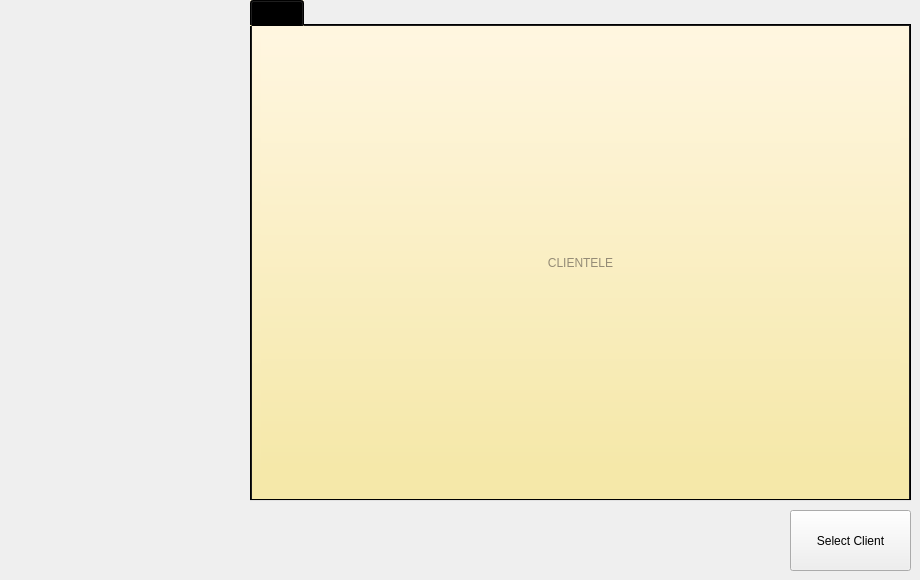
      <widget class="QWidget" name="selectClient_screen">
       <widget class="QTabWidget" name="selectClient">
        <property name="geometry">
         <rect>
          <x>250</x>
          <y>0</y>
          <width>661</width>
          <height>501</height>
         </rect>
        </property>
        <property name="styleSheet">
         <string notr="true">background-color: qlineargradient(spread:pad, x1:1, y1:0.948864, x2:1, y2:0, stop:0 rgba(245, 232, 169, 255), stop:1 rgba(255, 246, 224, 255));
alternate-background-color: rgb(255, 245, 205);</string>
        </property>
        <property name="currentIndex">
         <number>0</number>
        </property>
        <widget class="QWidget" name="tab_8">
         <attribute name="title">
          <string>Tab 1</string>
         </attribute>
         <layout class="QVBoxLayout" name="verticalLayout">
          <item>
           <widget class="QLabel" name="label">
            <property name="maximumSize">
             <size>
              <width>16777212</width>
              <height>16777215</height>
             </size>
            </property>
            <property name="styleSheet">
             <string notr="true">font: 700 25pt &quot;Courier&quot;;
color: rgb(148, 139, 118);</string>
            </property>
            <property name="text">
             <string>CLIENTELE</string>
            </property>
            <property name="alignment">
             <set>Qt::AlignCenter</set>
            </property>
           </widget>
          </item>
         </layout>
        </widget>
       </widget>
       <widget class="QPushButton" name="selectClient_pushButton">
        <property name="geometry">
         <rect>
          <x>790</x>
          <y>510</y>
          <width>121</width>
          <height>61</height>
         </rect>
        </property>
        <property name="text">
         <string>Select Client</string>
        </property>
       </widget>
      </widget>
